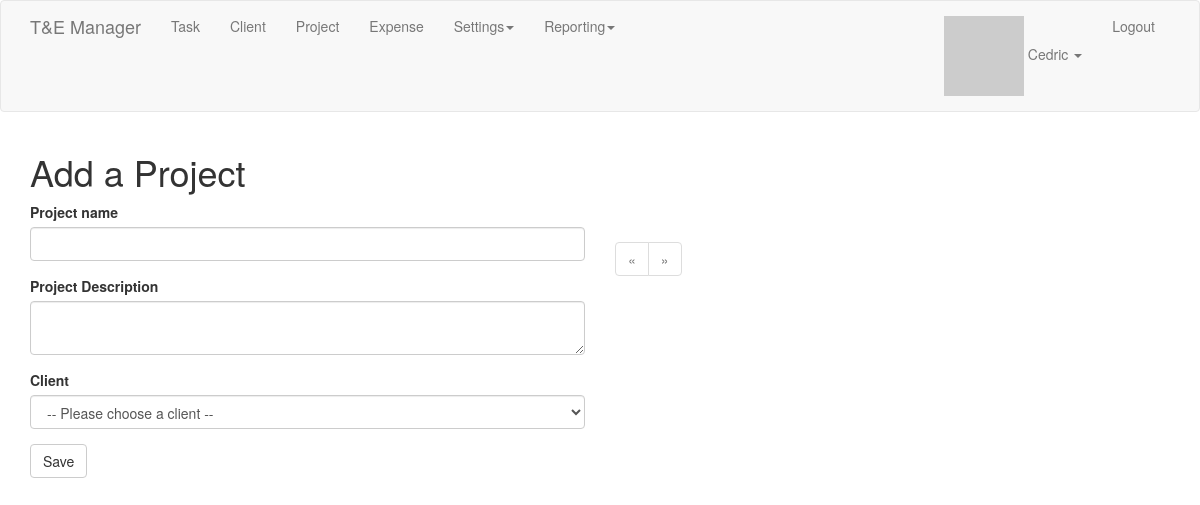
Before: /add_project (signed in) with the older database file.
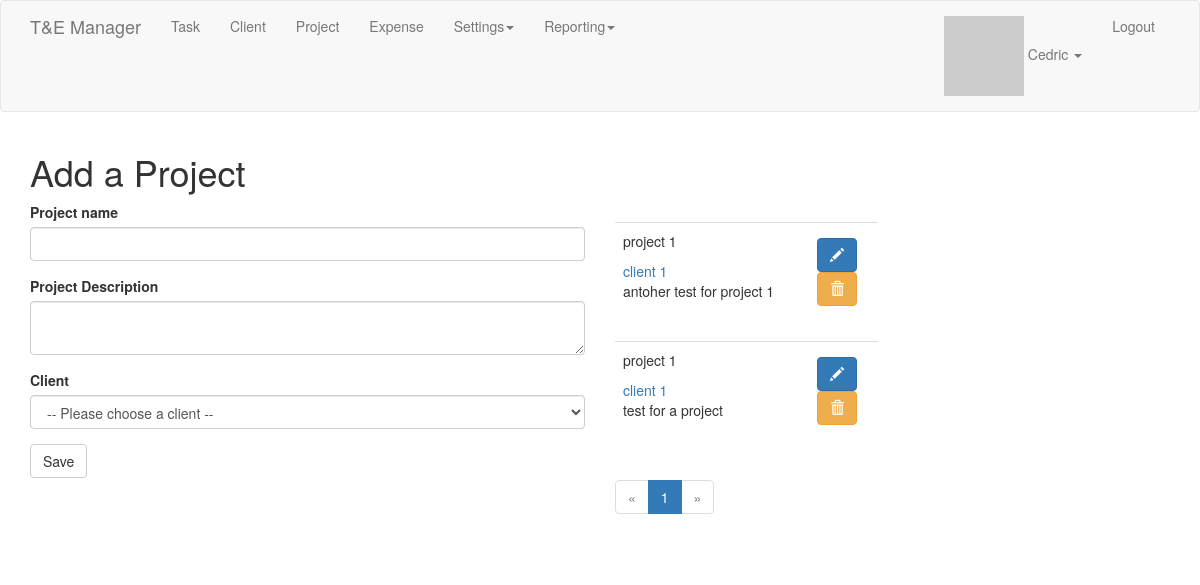
After: the same page with the newer database file.
### app/models.py (models this page shows, shortened)
class User(UserMixin, db.Model):
    id = db.Column(db.Integer, primary_key=True)
    username = db.Column(db.String(64), index=True, unique=True)
    email = db.Column(db.String(120), index=True, unique=True)
    password_hash = db.Column(db.String(128))
    tasks = db.relationship('Task', backref='user_task', lazy='dynamic')
    about_me = db.Column(db.String(140))
    last_seen = db.Column(db.DateTime, default=datetime.utcnow)
    followed = db.relationship(
        'User', secondary=followers,
        primaryjoin=(followers.c.follower_id == id),
        secondaryjoin=(followers.c.followed_id == id),
        backref=db.backref('followers', lazy='dynamic'), lazy='dynamic')
    clients = db.relationship('Client', backref='user_client', lazy='dynamic')
    projects = db.relationship('Project', backref='user_project', lazy='dynamic')
    role_id = db.Column(db.Integer, db.ForeignKey('role.id'))
    def avatar(self, size):
        digest = md5(self.email.lower().encode('utf-8')).hexdigest()
        return 'https://www.gravatar.com/avatar/{}?d=identicon&s={}'.format(digest, size)
    def can(self, permissions):
        return self.role is not None and (self.role.permissions & permissions) == permissions

class Client(db.Model):
    id = db.Column(db.Integer, primary_key=True)
    name = db.Column(db.String(64), index=True)
    user_id = db.Column(db.Integer, db.ForeignKey('user.id'))
    address = db.Column(db.String(128))
    colour = db.Column(db.String(16))
    tasks = db.relationship('Task', backref='client_task', lazy='dynamic')
    projects = db.relationship('Project', backref='client_project', lazy='dynamic')

class Project(db.Model):
    id = db.Column(db.Integer, primary_key=True)
    name = db.Column(db.String(64), index=True)
    description = db.Column(db.String(128))
    tasks = db.relationship('Task', backref='project_task', lazy='dynamic')
    user_id = db.Column(db.Integer, db.ForeignKey('user.id'))
    client_id = db.Column(db.Integer, db.ForeignKey('client.id'))
    colour = db.Column(db.String(16))

### app/projects/routes.py (the view, shortened to what this page needs)
@bp.route('/add_project', methods=['GET', 'POST'])
@login_required
def add_project():
    form = ProjectForm()
    page = request.args.get('page', 1, type=int)
    pagination = Project.query.order_by(Project.name.desc()).paginate(page, 5, False)
    projects = pagination.items
    return render_template('projects/add_project.html', title='Add a Project', form=form, projects=projects,
                           pagination=pagination)

### app/projects/forms.py
class ProjectForm(FlaskForm):
    name = StringField('Project name', validators=[DataRequired()])
    description = TextAreaField('Project Description', validators=[Length(min=0, max=128)])
    client_id = QuerySelectField('Client', validators=[DataRequired()],
                                 query_factory=get_clients,
                                 allow_blank=True,
                                 get_label='name',
                                 blank_text=u'-- Please choose a client --')
    submit = SubmitField('Save')

### app/main/__init__.py (called while the page is built)
@bp.app_context_processor
def inject_permissions():
    return dict(Permission=Permission)

### app/main/routes.py (called while the page is built)
@bp.before_app_request
def before_request():
    if current_user.is_authenticated:
        current_user.last_seen = datetime.utcnow()
        db.session.commit()

### app/models.py (called while the page is built)
@login.user_loader
def load_user(id):
    return User.query.get(int(id))

### app/projects/forms.py (called while the page is built)
def get_clients():
    return Client.query

### app/templates/projects/add_project.html
{% extends "base.html" %}
{% import 'bootstrap/wtf.html' as wtf %}
{% import "_macros.html" as macros %}
{% block app_content %}
    <h1>Add a Project</h1>
    <div class="row">
        <div class="col-md-6">
            {% if current_user.can(Permission.WRITE) %}
                {{ wtf.quick_form(form) }}
            {% endif %}
        </div>
        <div class="col-md-6">
            <div class="pagination">
                {% for project in projects %}
                    {% include 'projects/_project.html' %}
                {% endfor %}
            {{ macros.pagination_widget(pagination, 'projects.add_project') }}
            </div>
        </div>
    </div>
{% endblock %}

### app/templates/base.html (shortened to what this page needs)
{% extends 'bootstrap/base.html' %}
{% block navbar %}
    <nav class="navbar navbar-default">
        <div class="container">
            <div class="navbar-header">
                {% if current_user.is_authenticated %}
                <a class="navbar-brand" href="{{ url_for('main.index') }}">T&E Manager</a>
                {% else %}
                <a class="navbar-brand" href="{{ url_for('auth.login') }}">T&E Manager</a>
                {% endif %}
            </div>
            <div class="collapse navbar-collapse" id="bs-example-navbar-collapse-1">
                <ul class="nav navbar-nav">
                    {% if current_user.is_authenticated %}
                    <li><a href="{{ url_for('tasks.add_task') }}">Task</a></li>
                    <li><a href="{{ url_for('clients.add_client') }}">Client</a></li>
                    <li><a href="{{ url_for('projects.add_project') }}">Project</a></li>
                    <li><a href="#">Expense</a></li>
                    <li class="dropdown"><a href="#" class="dropdown-toggle" data-toggle="dropdown">Settings<b class="caret"></b></a>
                    <li class="dropdown"><a href="#" class="dropdown-toggle" data-toggle="dropdown">Reporting<b class="caret"></b></a>
                    </li>
                    {% endif %}
                </ul>
                <ul class="nav navbar-nav navbar-right">
                    {% if current_user.is_anonymous %}
                    <li><a href="{{ url_for('auth.register') }}">Register</a></li>
                    <li><a href="{{ url_for('auth.login') }}">Login</a></li>
                    {% else %}
                    <li class="dropdown"><a href="#" class="dropdown-toggle" data-toggle="dropdown"><img src="{{ current_user.avatar(size=18) }}"> {{ current_user.username }} <b class="caret"></b></a>
                    </li>
                    <li><a href="{{ url_for('auth.logout') }}">Logout</a></li>
                    {% endif %}
                </ul>
            </div>
        </div>
    </nav>
{% endblock %}
{% block content %}
    <div class="container">
        {% block app_content %}{% endblock %}
    </div>
{% endblock %}
{% block scripts %}
    <link rel="stylesheet" type="text/css" href="{{ url_for('static', filename='bootstrap-datetimepicker.min.css') }}" />
    <link href="https://gitcdn.github.io/bootstrap-toggle/2.2.2/css/bootstrap-toggle.min.css" rel="stylesheet">
{% endblock %}

### app/templates/_macros.html
{% macro pagination_widget(pagination, endpoint) %}
<ul class="pagination">
    <li{% if not pagination.has_prev %} class="disabled"{% endif %}>
        <a href="{% if pagination.has_prev %}{{ url_for(endpoint, page=pagination.prev_num, **kwargs) }}{% else %}#{% endif %}">
            &laquo;
        </a>
    </li>
    {% for p in pagination.iter_pages() %}
        {% if p %}
            {% if p == pagination.page %}
            <li class="active">
                <a href="{{ url_for(endpoint, page = p, **kwargs) }}">{{ p }}</a>
            </li>
            {% else %}
            <li>
                <a href="{{ url_for(endpoint, page = p, **kwargs) }}">{{ p }}</a>
            </li>
            {% endif %}
        {% else %}
        <li class="disabled"><a href="#">&hellip;</a></li>
        {% endif %}
    {% endfor %}
    <li{% if not pagination.has_next %} class="disabled"{% endif %}>
        <a href="{% if pagination.has_next %}{{ url_for(endpoint, page=pagination.next_num, **kwargs) }}{% else %}#{% endif %}">
            &raquo;
        </a>
    </li>
</ul>
{% endmacro %}

### app/templates/projects/_project.html
<table class="table table-hover">
    <tr>
        <td>
            <div class="row">
                <div class="col-md-9">
                    <p> {{ project.name }}</p>
                    <a href="{{ url_for('clients.edit_client', id=project.client_project.id) }}">{{ project.client_project.name }}</a><br>
                    {% autoescape false %}
                    {{ project.description | replace("\n", "<br/>") }}
                    {%  endautoescape %}
                </div>
                <div class="col-md-3">
                    <div class="btn pull-right">
                        <a class="btn btn-primary" href="{{ url_for('projects.edit_project', id=project.id) }}"><span class="glyphicon glyphicon-pencil"></span></a>
                        {% if current_user.is_administrator %}
                        <form method="post" action="{{ url_for('projects.delete_project', id=project.id) }}"><button type="submit" class="btn btn-warning"><span class="glyphicon glyphicon-trash"></span></button></form>
                        {% endif %}
                    </div>
                </div>
            </div>
        </td>
    </tr>
</table>

Changed rows visible on the page:
added Project: name "project 1", client_project.name "client 1", description "antoher test for project 1"
added Project: name "project 1", client_project.name "client 1", description "test for a project"
Other visible differences:
new list line: "1"
